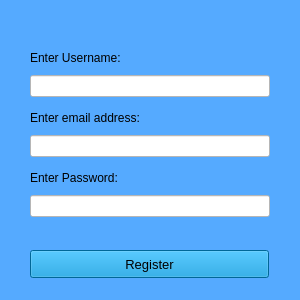
<?xml version="1.0" encoding="UTF-8"?>
<ui version="4.0">
 <class>MainWindow</class>
 <widget class="QMainWindow" name="MainWindow">
  <property name="geometry">
   <rect>
    <x>0</x>
    <y>0</y>
    <width>300</width>
    <height>300</height>
   </rect>
  </property>
  <property name="minimumSize">
   <size>
    <width>300</width>
    <height>300</height>
   </size>
  </property>
  <property name="maximumSize">
   <size>
    <width>300</width>
    <height>300</height>
   </size>
  </property>
  <property name="windowTitle">
   <string>MainWindow</string>
  </property>
  <property name="styleSheet">
   <string notr="true">background-color: rgb(85, 170, 255);</string>
  </property>
  <widget class="QWidget" name="centralwidget">
   <widget class="QLabel" name="label">
    <property name="geometry">
     <rect>
      <x>30</x>
      <y>50</y>
      <width>121</width>
      <height>16</height>
     </rect>
    </property>
    <property name="font">
     <font>
      <family>Arial</family>
      <pointsize>9</pointsize>
     </font>
    </property>
    <property name="text">
     <string>Enter Username:</string>
    </property>
   </widget>
   <widget class="QLabel" name="label_2">
    <property name="geometry">
     <rect>
      <x>30</x>
      <y>110</y>
      <width>141</width>
      <height>16</height>
     </rect>
    </property>
    <property name="font">
     <font>
      <family>Arial</family>
      <pointsize>9</pointsize>
     </font>
    </property>
    <property name="text">
     <string>Enter email address:</string>
    </property>
   </widget>
   <widget class="QLabel" name="label_3">
    <property name="geometry">
     <rect>
      <x>30</x>
      <y>170</y>
      <width>111</width>
      <height>16</height>
     </rect>
    </property>
    <property name="font">
     <font>
      <family>Arial</family>
      <pointsize>9</pointsize>
     </font>
    </property>
    <property name="text">
     <string>Enter Password:</string>
    </property>
   </widget>
   <widget class="QLineEdit" name="uname_input">
    <property name="geometry">
     <rect>
      <x>30</x>
      <y>75</y>
      <width>240</width>
      <height>22</height>
     </rect>
    </property>
    <property name="styleSheet">
     <string notr="true">background-color: rgb(255, 255, 255);</string>
    </property>
   </widget>
   <widget class="QLineEdit" name="email_input">
    <property name="geometry">
     <rect>
      <x>30</x>
      <y>135</y>
      <width>240</width>
      <height>22</height>
     </rect>
    </property>
    <property name="styleSheet">
     <string notr="true">background-color: rgb(255, 255, 255);</string>
    </property>
   </widget>
   <widget class="QLineEdit" name="pswd_input">
    <property name="geometry">
     <rect>
      <x>30</x>
      <y>195</y>
      <width>240</width>
      <height>22</height>
     </rect>
    </property>
    <property name="styleSheet">
     <string notr="true">background-color: rgb(255, 255, 255);</string>
    </property>
    <property name="echoMode">
     <enum>QLineEdit::Password</enum>
    </property>
   </widget>
   <widget class="QPushButton" name="register_buttonf">
    <property name="geometry">
     <rect>
      <x>30</x>
      <y>250</y>
      <width>239</width>
      <height>28</height>
     </rect>
    </property>
    <property name="font">
     <font>
      <family>Arial</family>
      <pointsize>10</pointsize>
     </font>
    </property>
    <property name="styleSheet">
     <string notr="true">background-color: rgb(0, 144, 211);</string>
    </property>
    <property name="text">
     <string>Register</string>
    </property>
   </widget>
  </widget>
 </widget>
 <resources/>
 <connections/>
</ui>
